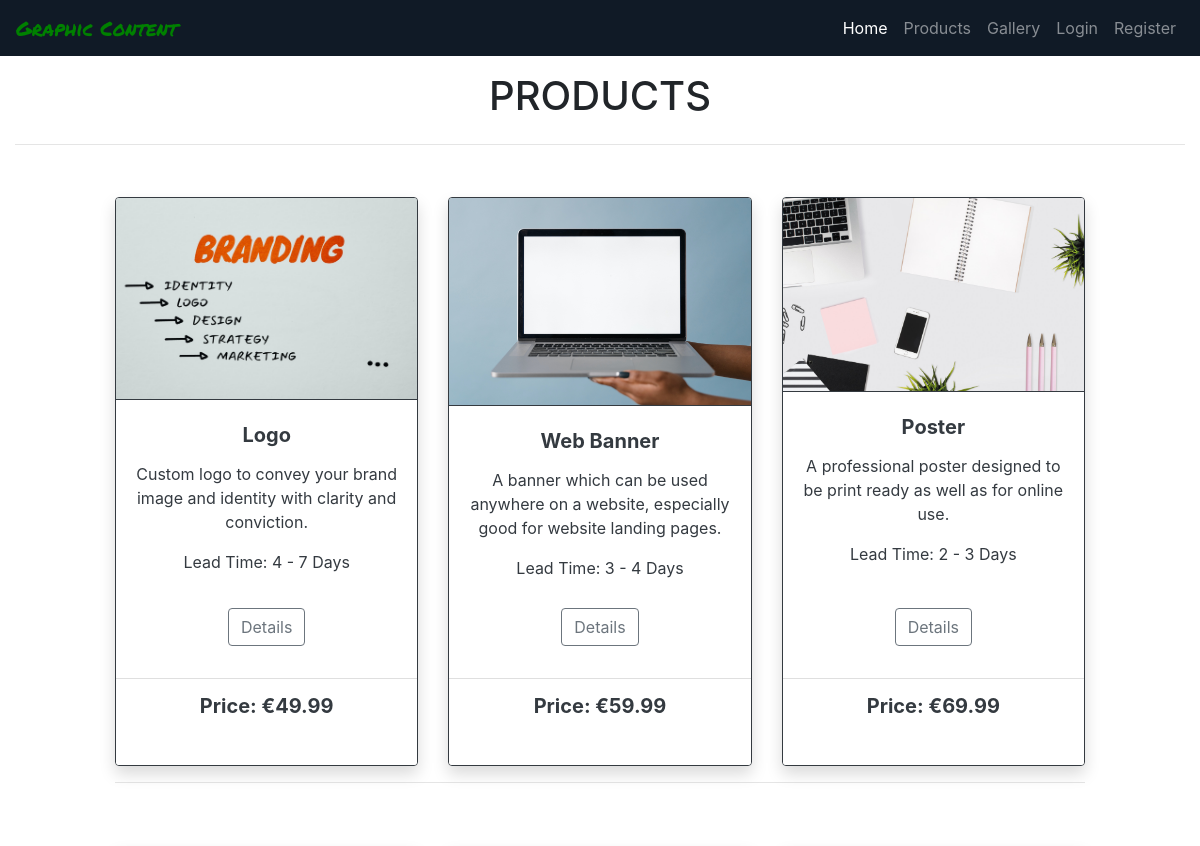
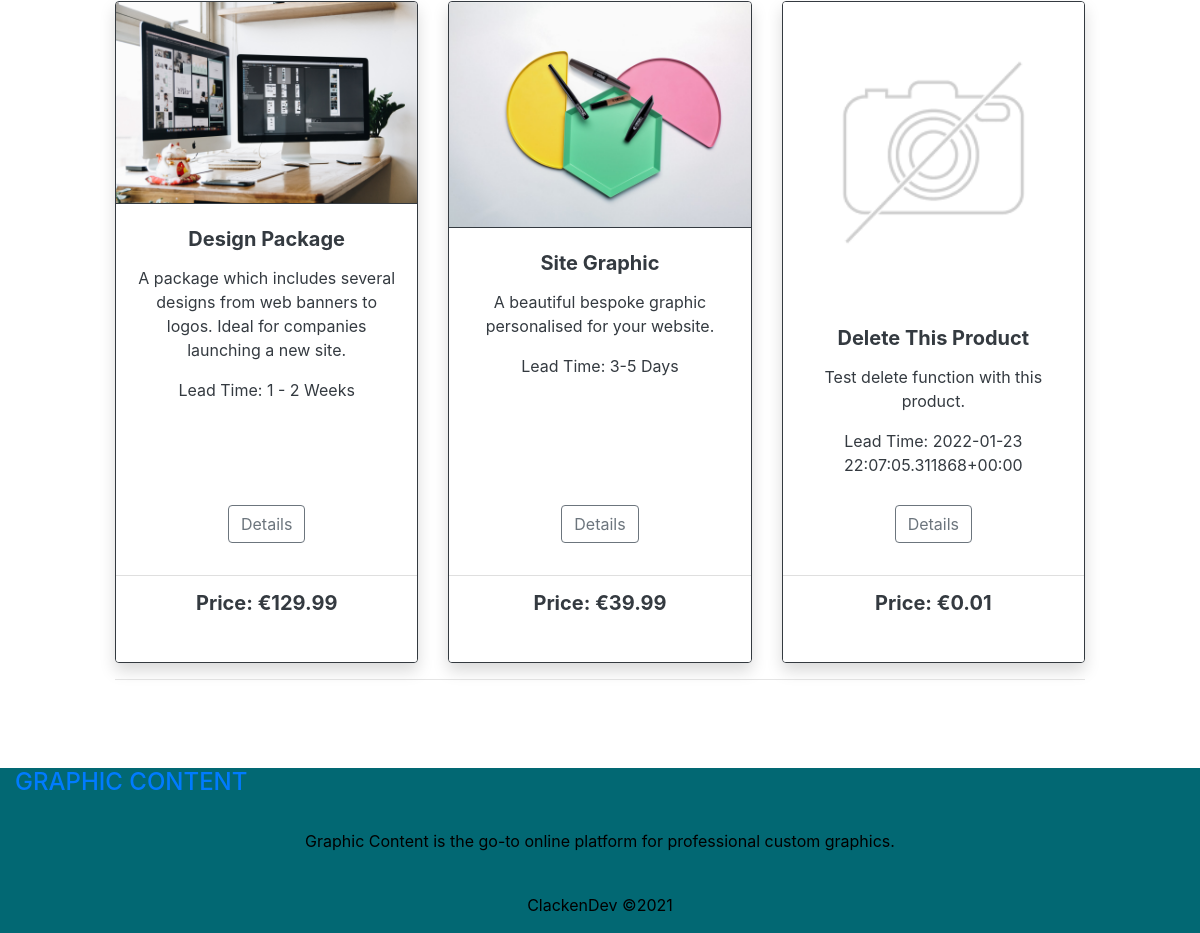
Screenshot of /products/ with the database file from the repository (2 pictures, top to bottom).
### products/models.py (models this page shows, shortened)
class Product(models.Model):
    service_type = models.CharField(max_length=254)
    price = models.DecimalField(max_digits=6, decimal_places=2)
    short_description = models.TextField(null=True)
    description = models.TextField(null=True)
    lead_time = models.CharField(max_length=254)
    image_url = models.URLField(max_length=1024, null=True, blank=True)
    image = models.ImageField(null=True, blank=True)

### products/views.py (the view)
# urls.py: path('', views.all_products, name='products'),
def all_products(request):
    testimonies = Testimonial.objects.all()
    products = Product.objects.all()
    context = {
        'products': products,
        'testimonies': testimonies,
    }
    return render(request, 'products/products2.html', context)

### products/templates/products/products2.html (shortened to what this page needs)
{% extends "base.html" %}
{% load static %}
{% block content %}
<div class="container-fluid">
    <div class="row my-4">
        <div class="col text-center">
            <h1 class="display-5 display-md-3 text-uppercase mb-4 mt-5">Products</h1>
            <hr>
        </div>
    </div>
    <div class="row">
        <div class="col-10 offset-1 text-dark">
            <div class="row d-flex justify-content-evenly text-center mb-4">
                {% for product in products %}
                <div class="col-sm-6 col-md-6 col-lg-4">
                    <div class="card shadow h-100 border border-dark rounded-4">
                        {% if product.image %}
                        <a href="{% url 'product_detail' product.id %}">
                            <img class="card-img-top img-fluid border-bottom border-dark" src="{{ product.image.url }}"
                                alt="{{ product.service_type }}">
                        </a>
                        {% else %}
                        <a href="{% url 'product_detail' product.id %}">
                            <img class="card-img-top img-fluid" src="{{ MEDIA_URL }}noimage.png"
                                alt="{{ product.service_type }}">
                        </a>
                        {% endif %}
                        <div class="card-body txt-shadow">
                            <p class="card-title lead font-weight-bold">{{ product.service_type }}</p>
                            <p class="card-text">{{ product.short_description }}</p>
                            <p class="card-text">Lead Time: {{ product.lead_time }}</p>
                        </div>
                        <div class="row mb-4">
                            <div class="col my-2">
                                <a href="{% url 'product_detail' product.id %}"
                                    class="btn btn-outline-secondary">Details</a>
                            </div>
                        </div>
                        <div class="card-footer bg-white rounded-4">
                            <div class="row mb-3">
                                <div class="col">
                                    <p class="lead font-weight-bold">Price: €{{ product.price }}</p>
                                </div>
                            </div>
                        </div>
                    </div>
                </div>
                {% if forloop.counter|divisibleby:3 %}
                <div class="col-12 d-none d-lg-block d-xl-block mb-5">
                    <hr>
                </div>
                {% endif %}
                {% endfor %}
            </div>
        </div>
    </div>
</div>
{% endblock %}

### static/css/base.css (style rules this page uses)
html { height: 100%; }
body { margin: 0; }

### rows the page displays
Product: image (picture), service_type "Logo", short_description "Custom logo to convey your brand image and identity with clarity and conviction.", lead_time "4 - 7 Days", price "49.99"
Product: image (picture), service_type "Web Banner", short_description "A banner which can be used anywhere on a website, especially good for website landing pages.", lead_time "3 - 4 Days", price "59.99"
Product: image (picture), service_type "Poster", short_description "A professional poster designed to be print ready as well as for online use.", lead_time "2 - 3 Days", price "69.99"
Product: image (picture), service_type "Design Package", short_description "A package which includes several designs from web banners to logos. Ideal for companies launching a new site.", lead_time "1 - 2 Weeks", price "129.99"
Product: image (picture), service_type "Site Graphic", short_description "A beautiful bespoke graphic personalised for your website.", lead_time "3-5 Days", price "39.99"
Product: service_type "Delete This Product", short_description "Test delete function with this product.", lead_time "2022-01-23 22:07:05.311868+00:00", price "0.01"
